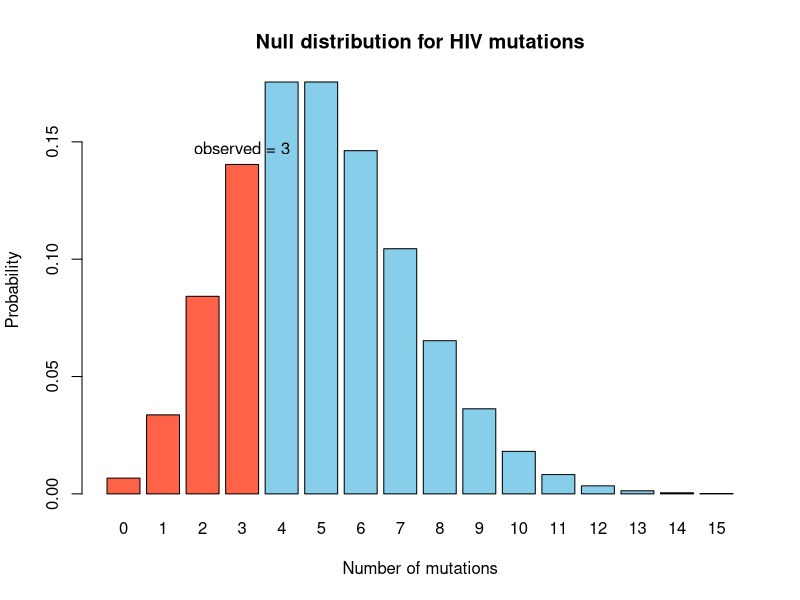

The R script that drew this image:
# ============================================================
# HIV mutation problem: probability distribution under H0
# ============================================================

# Null hypothesis:
# mutation probability per nucleotide = 5 x 10^(-4)

n <- 10000
p0 <- 5e-4

# Observed number of mutations
x_obs <- 3

# Possible values to plot
x <- 0:15

# Binomial probabilities under H0
prob <- dbinom(
  x,
  size = n,
  prob = p0
)

# Colors:
# highlight x <= 3 for a left-tailed view
bar_col <- ifelse(x <= x_obs, "tomato", "skyblue")

# Bar plot
bp <- barplot(
  prob,
  names.arg = x,
  col = bar_col,
  xlab = "Number of mutations",
  ylab = "Probability",
  main = "Null distribution for HIV mutations"
)

# Add a label for the observed value
text(
  x = bp[x_obs + 1],
  y = prob[x_obs + 1],
  labels = "observed = 3",
  pos = 3
)




# ------------------------------------------------------------
# Probability of observing 3 or fewer mutations
# ------------------------------------------------------------

# Individual probabilities:
# P(X = 0), P(X = 1), P(X = 2), P(X = 3)

pvals <- dbinom(
  0:x_obs,
  size = n,
  prob = p0
)

print(pvals)


# Add the probabilities:
#
# P(X <= 3)
# = P(X = 0) + P(X = 1) + P(X = 2) + P(X = 3)

sum(pvals)

# ------------------------------------------------------------
# The same calculation using the cumulative distribution
# ------------------------------------------------------------
pbinom(
  x_obs,
  size = n,
  prob = p0
)
